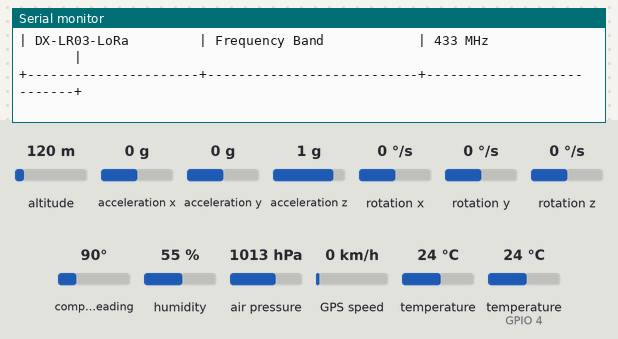
Recording of a sketch running on a simulated ESP32. On the bench: the last lines printed to the serial monitor. The test bench sets the inputs (shaded band); at power-on: acceleration z 1 g, altitude 120 m, acceleration x 0 g, acceleration y 0 g, rotation x 0 °/s, rotation y 0 °/s, rotation z 0 °/s, compass heading 90°, humidity 55 %, air pressure 1013 hPa, GPS speed 0 km/h, temperature 24 °C, temperature (sensor on GPIO 4) 24 °C. The GPS gets a fix after 3 s at 37.7749, -122.4194 with 8 satellites.

Above: at 21.5 s.
21.6 s: acceleration z set to 0.1 g
At 22.9 s:
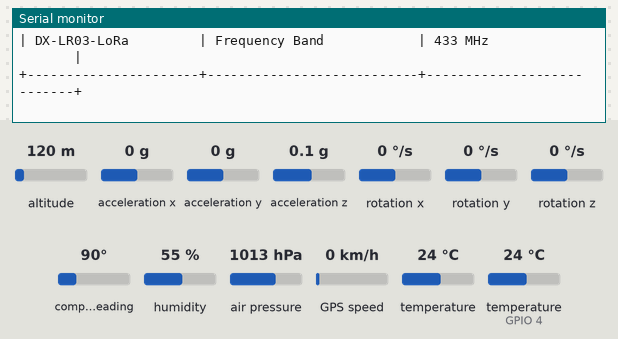
23.1 s: acceleration z set to -0.2 g
At 25.3 s:
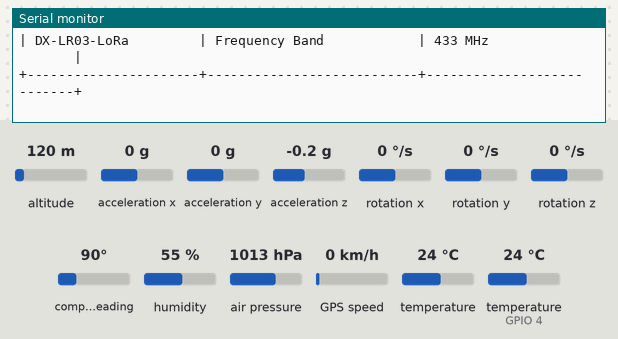
Timing chart, 0 to 25.6 s (numbered marks = the images above; inputs shaded):
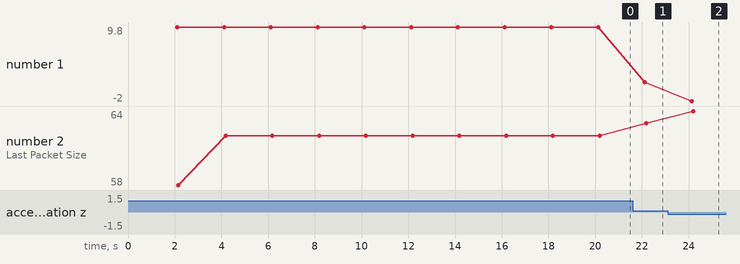

Measured:
- after the input at 21.6 s, the serial monitor: prints a new line after 0.52 s (image 1)
- after the input at 23.1 s, the serial monitor: prints a new line after 1.0 s (image 2)
- plotted number 1: 9.8 → 1 after the input at 21.6 s, 1 → -2 after the input at 23.1 s
- plotted number 2: 63 → 64 after the input at 23.1 s

The sketch:

CanSat_ESP_32D.ino
```cpp
#include <Wire.h>
#include <DHT.h>
#include <Adafruit_BMP085.h>
#include <Adafruit_MPU6050.h>
#include <Adafruit_Sensor.h>
#include <TinyGPS++.h>

// --- PIN DEFINITIONS ---
#define DHTPIN 4
#define DHTTYPE DHT22
#define GPS_RX 16
#define GPS_TX 17
#define LORA_RX 26
#define LORA_TX 27

// --- OBJECTS ---
DHT dht(DHTPIN, DHTTYPE);
Adafruit_BMP085 bmp;
Adafruit_MPU6050 mpu;
TinyGPSPlus gps;
HardwareSerial SerialGPS(2);
HardwareSerial SerialLoRa(1);

// --- VARIABLES ---
unsigned long lastDisplay = 0;
unsigned long lastStatus = 0;
const long interval = 2000;
String loraStatus = "INITIALIZING";
int lastPacketSize = 0;
int packetCounter = 0;

void setup() {
  Serial.begin(115200);
  SerialGPS.begin(9600, SERIAL_8N1, GPS_RX, GPS_TX);
  SerialLoRa.begin(9600, SERIAL_8N1, LORA_RX, LORA_TX);

  Wire.begin();
  dht.begin();

  if (!bmp.begin()) {
    Serial.println("!!! BMP180 Not Found");
  }
  if (!mpu.begin()) {
    Serial.println("!!! MPU6050 Not Found");
  }

  loraStatus = "READY";
  packetCounter = 0;

  Serial.println("\nCANSAT MISSION READY - TRANSMITTER");
  Serial.println("Waiting for sensors to stabilize...");
  delay(2000);
}

void loop() {
  // Feed GPS parser (improved parsing)
  while (SerialGPS.available() > 0) {
    char c = SerialGPS.read();
    gps.encode(c);
    // Output raw NMEA sentences for debugging (optional)
    // Serial.print(c);
  }

  // Periodic status output
  if (millis() - lastStatus >= 10000) {
    lastStatus = millis();
    Serial.println("[STATUS] CanSat transmitter is operational");
  }

  if (millis() - lastDisplay >= interval) {
    lastDisplay = millis();
    sendTelemetry();
  }
}

void sendTelemetry() {
  // 1. GATHER DATA
  float dht_t = dht.readTemperature();
  float dht_h = dht.readHumidity();

  float bmp_t = bmp.readTemperature();
  float bmp_p = bmp.readPressure();
  float bmp_a = bmp.readAltitude();

  sensors_event_t a, g, mpu_temp;
  mpu.getEvent(&a, &g, &mpu_temp);

  // 2. PREPARE TELEMETRY STRING
  String loraMsg = "CS1,";
  loraMsg += String(dht_t, 1) + "," + String(dht_h, 1) + "," + String(bmp_p, 0) + ",";
  loraMsg += String(bmp_a, 1) + "," + String(gps.location.lat(), 6) + "," + String(gps.location.lng(), 6) + ",";
  loraMsg += String(a.acceleration.x, 1) + "," + String(a.acceleration.y, 1) + "," + String(a.acceleration.z, 1);

  // Add packet counter for debugging
  loraMsg += "," + String(packetCounter);

  // 3. BROADCAST VIA LORA
  size_t bytesSent = SerialLoRa.println(loraMsg);
  if (bytesSent > 0) {
    loraStatus = "ONLINE (TX OK)";
    lastPacketSize = bytesSent;
    packetCounter++;
  } else {
    loraStatus = "TX FAILED";
    lastPacketSize = 0;
  }

  // 4. PRINT TO SERIAL MONITOR (DEBUG)
    Serial.println("\n+------------------------------------------------------------------------------+");
  Serial.println("|                        CANSAT LIVE TELEMETRY TABLE                           |");
  Serial.println("+----------------------+---------------------------+---------------------------+");
  Serial.println("| SENSOR               | PARAMETER                 | VALUE                     |");
  Serial.println("+----------------------+---------------------------+---------------------------+");

  // DHT22 Section
  Serial.printf("| DHT22                | Humidity                  | %.2f %%                   |\n", dht_h);
  Serial.printf("| DHT22                | Temperature               | %.2f C                   |\n", dht_t);
  Serial.println("+----------------------+---------------------------+---------------------------+");
  // BMP180 Section
  Serial.printf("| BMP180               | Pressure                  | %.0f Pa                  |\n", bmp_p);
  Serial.printf("| BMP180               | Altitude (Est)            | %.2f m                  |\n", bmp_a);
  Serial.printf("| BMP180               | Temperature (Internal)    | %.2f C                   |\n", bmp_t);
  Serial.println("+----------------------+---------------------------+---------------------------+");
  // MPU6050 Section
  Serial.printf("| MPU6050              | Accel X / Y / Z           | %.1f, %.1f, %.1f           |\n", a.acceleration.x, a.acceleration.y, a.acceleration.z);
  Serial.printf("| MPU6050              | Gyro X / Y / Z            | %.1f, %.1f, %.1f           |\n", g.gyro.x, g.gyro.y, g.gyro.z);
  Serial.printf("| MPU6050              | Temperature (Die)         | %.2f C                   |\n", mpu_temp.temperature);
  Serial.println("+----------------------+---------------------------+---------------------------+");

  // GPS Section
  if (gps.location.isValid()) {
    Serial.printf("| NEO-6M GPS           | Latitude                  | %.6f                  |\n", gps.location.lat());
    Serial.printf("| NEO-6M GPS           | Longitude                 | %.6f                  |\n", gps.location.lng());
    Serial.printf("| NEO-6M GPS           | Sats in View              | %d                         |\n", gps.satellites.value());
    Serial.printf("| NEO-6M GPS           | Speed                     | %.2f kmh                |\n", gps.speed.kmph());
  } else {
    Serial.println("| NEO-6M GPS           | Fix Status                | NO FIX / SEARCHING        |");
  }
  Serial.println("+----------------------+---------------------------+---------------------------+");

  // LoRa Module Status Section (NEW)
  Serial.printf("| DX-LR03-LoRa         | Radio Status              | %s            |\n", loraStatus.c_str());
  Serial.printf("| DX-LR03-LoRa         | Last Packet Size          | %d Bytes                  |\n", lastPacketSize);
  Serial.printf("| DX-LR03-LoRa         | Frequency Band            | 433 MHz                   |\n");
  Serial.println("+----------------------+---------------------------+---------------------------+");
}
```
